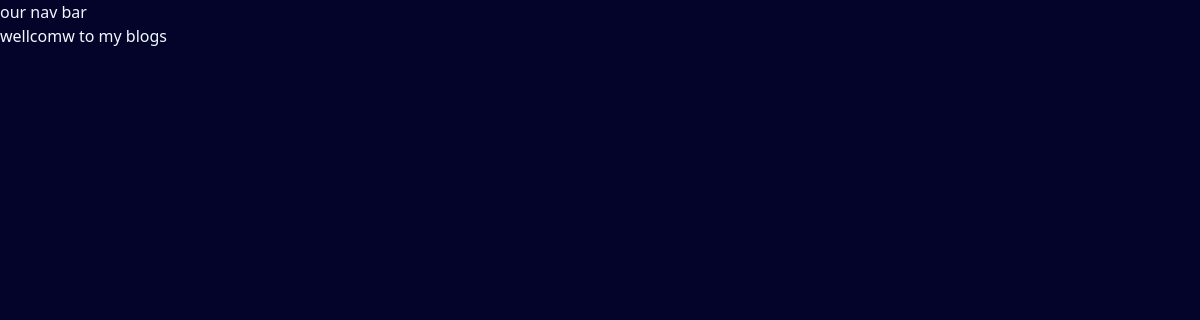
The page /blog/ on the database as committed earlier.
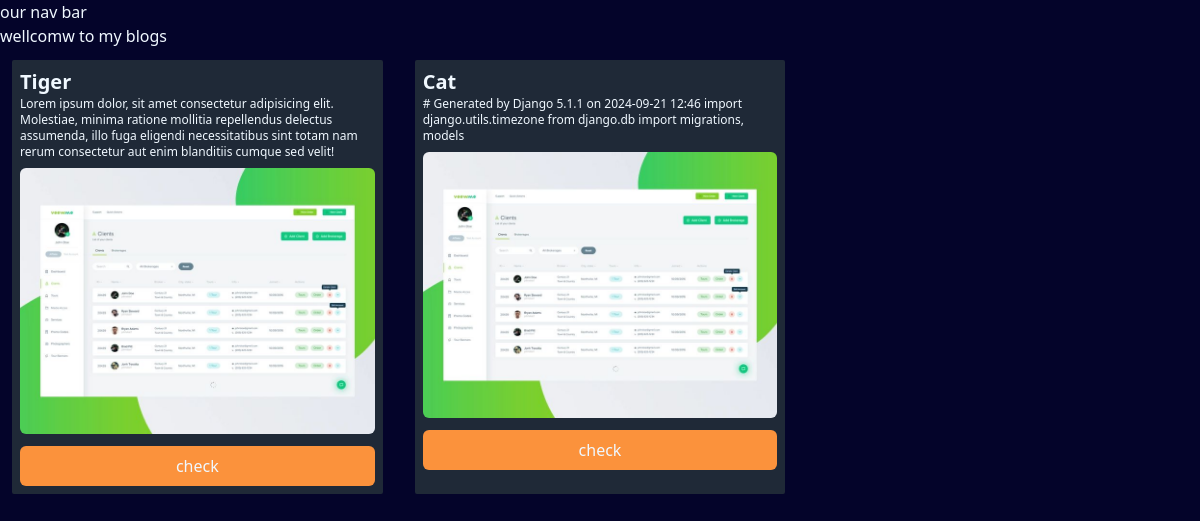
The same page on the database as committed later.
### blog/models.py (models this page shows, shortened)
class Blogs(models.Model):
    BLOG_TYPE = [
        ('P', 'Personal'),
        ('W', 'Work'),
        ('H', 'Health'),
        ('S', 'School'),
        ('O', 'Others'),
    ]
    title = models.CharField(max_length=200)
    content = models.TextField()
    image = models.ImageField(upload_to='images/')
    created_at = models.DateTimeField(default=timezone.now)
    type = models.CharField(max_length=2, choices=BLOG_TYPE, default='')

### blog/views.py (the view)
# urls.py: path('', views.blogs, name="blogs"),
def blogs(request):
    all_blog = Blogs.objects.all()
    return render(request, 'blog/blog.html', {'blogs': all_blog})

### blog/templates/blog/blog.html (shortened to what this page needs)
{% extends "layout.html" %}
{% block content %}
    <p>wellcomw to my blogs</p>
    <div class='grid grid-cols-3 gap-2'>
        {% for blog in blogs  %}
            <div class='bg-gray-800 m-3 p-2 rounded-sm'>
                <h2 class='font-semibold text-xl'>{{ blog.title }}</h2>
                <p class='text-xs'>{{ blog.content }}</p>
                <img class='rounded-md mt-2' src={{blog.image.url}} alt="">
                <button class='mt-3 bg-orange-400 w-full h-10 rounded-md hover:bg-orange-300'>check</button>
            </div>
        {% endfor %}
    </div>
{% endblock %}

### templates/layout.html (shortened to what this page needs)
{% load static %}
{% load static tailwind_tags %}
<!DOCTYPE html>
<html lang="en">
<head>
    <link rel="stylesheet" href="{% static 'style.css' %}">
		{% tailwind_css %}
</head>
<body>
    <nav>our nav bar</nav>
    {% block content %}{% endblock %}
</body>
</html>

### static/style.css (style rules this page uses)
body { background-color: rgb(4, 4, 42); color: aliceblue; }

Rows that differ between the two databases and show on the page:
added Blogs: title "Tiger", content "Lorem ipsum dolor, sit amet consectetur adipisicing elit. Molestiae, minima ratione mollitia repellendus delectus assumenda, illo fuga eligendi necessitatibus sint totam nam rerum consectetur aut enim blanditiis cumque sed velit!", image (picture)
added Blogs: title "Cat", content "# Generated by Django 5.1.1 on 2024-09-21 12:46 import django.utils.timezone from django.db import migrations, models", image (picture)
